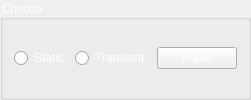
                     <widget class="QGroupBox" name="choicer_pe">
                      <property name="styleSheet">
                       <string notr="true">color: rgb(255, 255, 255);</string>
                      </property>
                      <property name="title">
                       <string>Choose</string>
                      </property>
                      <layout class="QHBoxLayout" name="horizontalLayout_43">
                       <item>
                        <layout class="QHBoxLayout" name="horizontalLayout_42">
                         <item>
                          <widget class="QRadioButton" name="pe_static_rb">
                           <property name="text">
                            <string>Static</string>
                           </property>
                          </widget>
                         </item>
                         <item>
                          <widget class="QRadioButton" name="pe_transient_rb">
                           <property name="text">
                            <string>Transient</string>
                           </property>
                          </widget>
                         </item>
                         <item>
                          <widget class="QPushButton" name="PE_parse">
                           <property name="styleSheet">
                            <string notr="true">color: rgb(255, 255, 255);</string>
                           </property>
                           <property name="text">
                            <string>Parse</string>
                           </property>
                          </widget>
                         </item>
                        </layout>
                       </item>
                      </layout>
                     </widget>
